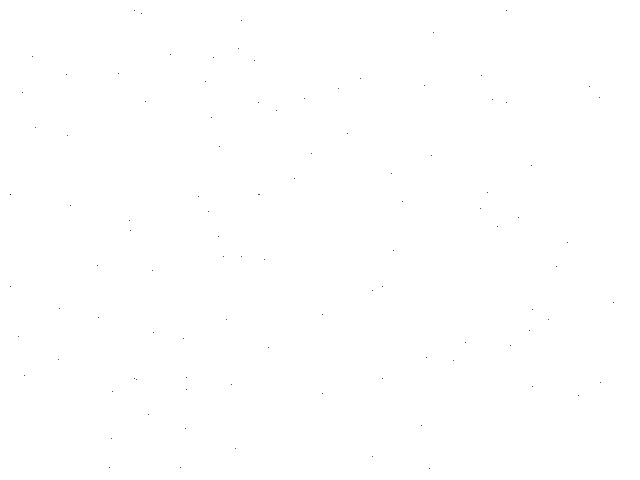
Frame 1 (no input)
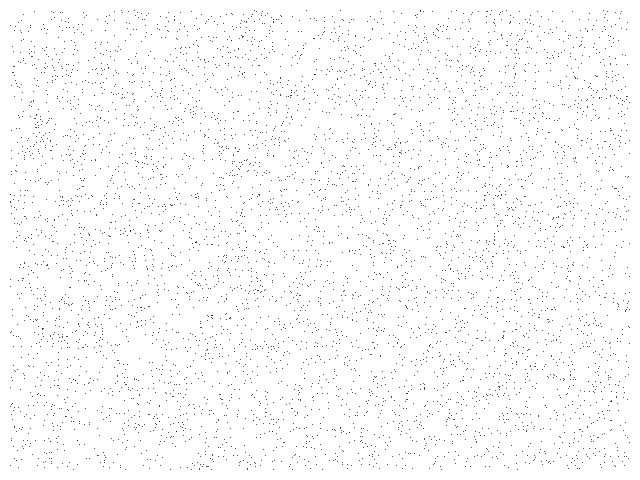
Frame 60 (the mouse pressed at the canvas centre just before this capture)
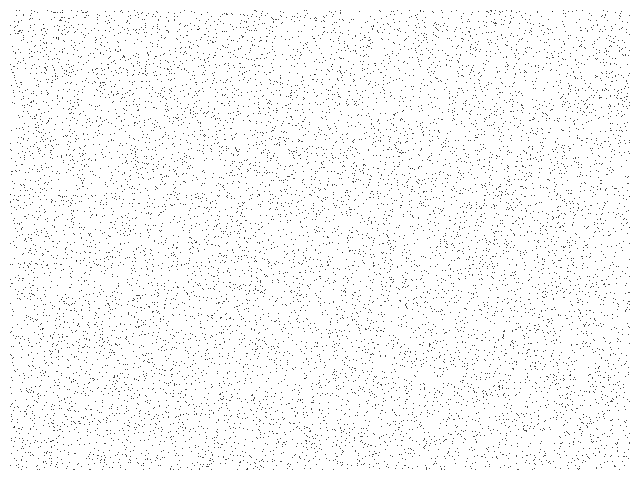
Frame 120 (the mouse held since frame 60 and released just before this capture)

The Processing sketch that drew these frames (run headless with seeded random() and noise(); from frame 60 on, the mouse is pressed at the canvas centre):

// Processing sketch: Anosov
// ── Anosov.pde
// Anosov chaotic map //

  float x = 0.6;
  float y = 0.8;


void setup() {
  
  size(640,480);
  background(255);
  
}


void draw() {
  
  for (int i=0;i<100;i++) {
    
    float nx = x;
    float ny = y;
     
    x = (2 * nx + ny) % 1;
    y = (nx + ny) % 1;

    point(10+(620*x), 10+(460*y));
        
  }

}
